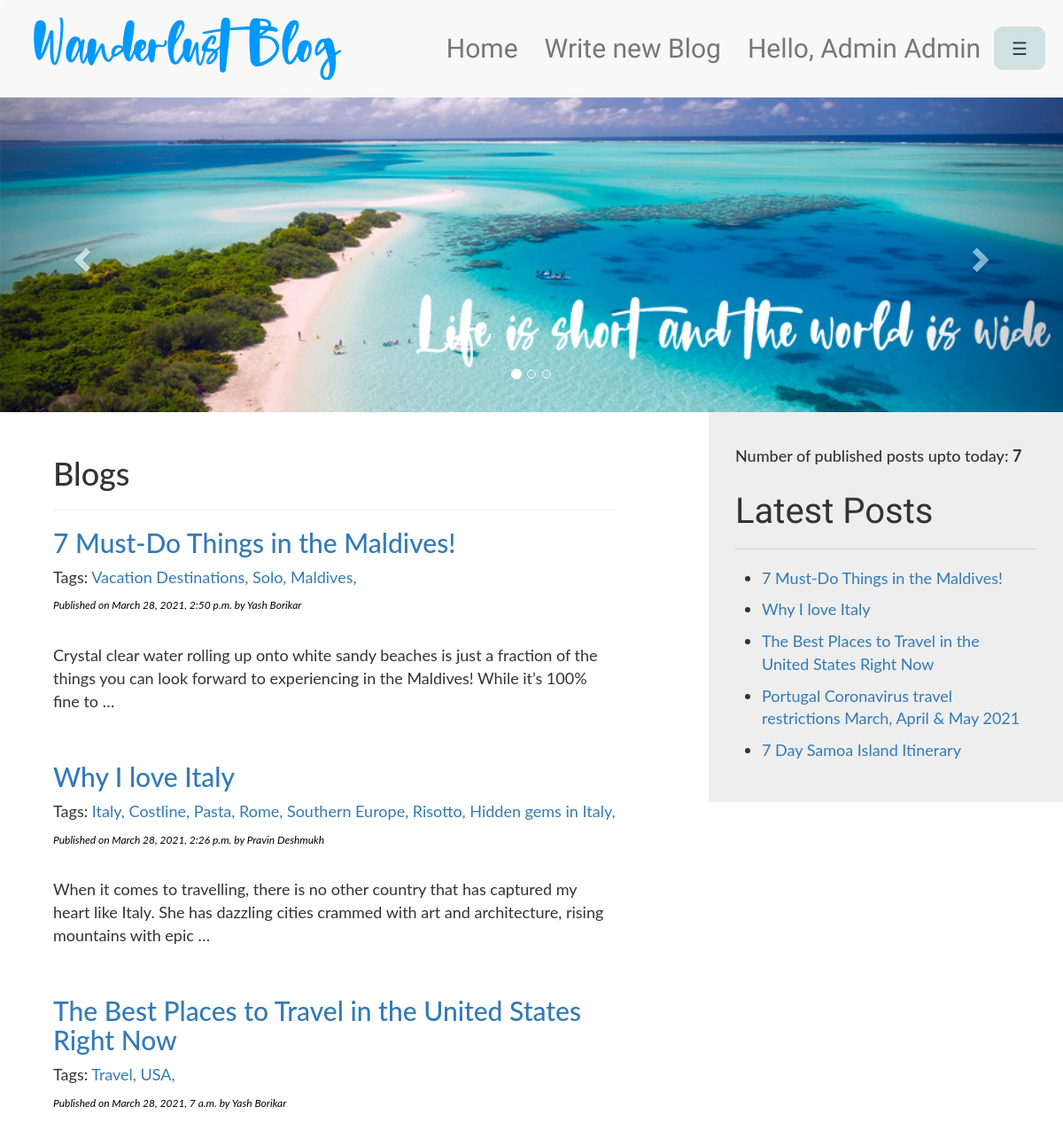
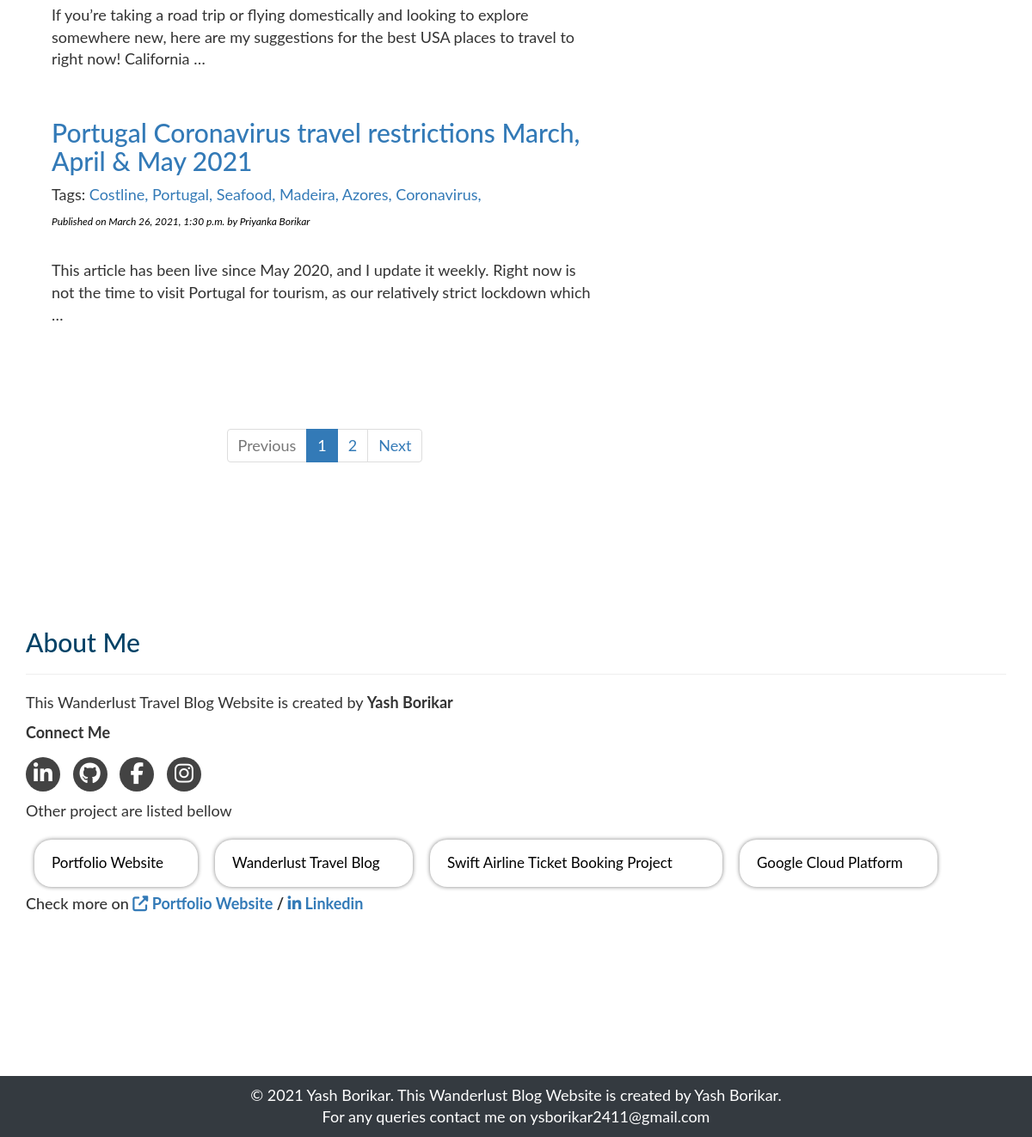
The app's page / (signed in) with its own data (2 pictures, top to bottom).
### BlogApp/models.py (models this page shows, shortened)
class Post(models.Model):
    STATUS_CHOICES = (('1','Draft'), ('2','Published'))
    title = models.CharField(max_length=250)
    slug = models.SlugField(max_length=250, unique_for_date='publish')
    author = models.ForeignKey(User, related_name='blog_posts', on_delete=models.CASCADE)
    body = models.TextField()
    publish = models.DateTimeField(default=timezone.now)
    created = models.DateTimeField(auto_now_add=True)
    updated = models.DateTimeField(auto_now=True)
    status = models.CharField(max_length=2, choices=STATUS_CHOICES, default='2')
    objects = CustomManager()
    tags = TaggableManager()
    class Meta:
        ordering = ('-publish',)
    def get_absolute_url(self):
        return reverse('post_detail', args=[self.publish.year,
                                            self.publish.strftime('%m'),
                                            self.publish.strftime('%d'),
                                            self.slug])

### BlogApp/views.py (the view)
# urls.py: path('', views.index),
def index(request, tag_slug=None):
    post_list=Post.objects.all()
    tag = None
    if tag_slug:
        tag = get_object_or_404(Tag, slug=tag_slug)
        post_list = post_list.filter(tags__in=[tag])
    paginator = Paginator(post_list, 4)
    page_number = request.GET.get('page')
    try:
        post_list = paginator.page(page_number)
    except PageNotAnInteger:
        post_list = paginator.page(1)
    except EmptyPage:
        post_list = paginator.page(paginator.num_pages)
    return render(request,'BlogApp/index.html',{'post_list':post_list, 'tag':tag})

### BlogApp/models.py (called while the page is built)
    def get_queryset(self):
        return super().get_queryset().filter(status='2')

### BlogApp/templatetags/blog_tags.py (called while the page is built)
@register.simple_tag
def total_posts():
    return Post.objects.count()

@register.inclusion_tag('BlogApp/latest_post.html')
def show_latest_posts(count=3):
    latest_posts=Post.objects.order_by('-publish')[:count]
    return {'latest_posts':latest_posts}

### BlogApp/templates/BlogApp/index.html (shortened to what this page needs)
{% extends "BlogApp/base.html" %}
{%load blog_tags%}
{%load static%}
{%block content%}
<div id="myCarousel" class="carousel slide" data-ride="carousel" style="width:100%;">
    <ol class="carousel-indicators">
      <li data-target="#myCarousel" data-slide-to="0" class="active"></li>
      <li data-target="#myCarousel" data-slide-to="1"></li>
      <li data-target="#myCarousel" data-slide-to="2"></li>
    </ol>
    <div class="carousel-inner">
      <div class="item active" >
        <img src="{%static 'BlogApp/images/img3.jpg'%}" style="width:100%;">
      </div>
    </div>
    <a class="left carousel-control" href="#myCarousel" data-slide="prev">
      <span class="glyphicon glyphicon-chevron-left"></span>
    </a>
    <a class="right carousel-control" href="#myCarousel" data-slide="next">
      <span class="glyphicon glyphicon-chevron-right"></span>
    </a>
</div>
<div class="col-sm-4 right-navbar">
    <div class="jumbotron" style="padding: 30px;">
        <h4>Number of published posts upto today:  <b>{%total_posts%}</b></h4>
        <h3 class="latest-post">Latest Posts</h3><hr>
        <p>{% show_latest_posts 5 %}</p>
    </div>
</div>
<div class='container content'>
    <div class="col-sm-7">
        <h1>Blogs</h1><hr>
        {%for post in post_list %}
            <h2><a href="{{post.get_absolute_url}}" style="text-decoration: none;">{{post.title}}</a></h2>
            <p>Tags:
                {%for tag in post.tags.all %}
                    <a href="{%url "post_list_by_tag_name" tag.slug %}" >{{tag.name}},</a>
                {%endfor%}
            </p>
            <p id='date'>Published on {{post.publish}} by {{post.author.first_name|title}} {{post.author.last_name|title}}</p><br>
            {{post.body|truncatewords:30|linebreaks}}<br>
        {%endfor%}
        <div align="center" style="margin-top: 10%;">{% include 'BlogApp/pagination.html' with page=post_list %}</div><br>
    </div>
</div>
<div class="container" style="margin-top:10%; width:100%;">
<div class="col-sm-12" style="font-size: 18px;">
    <h1 style="color: #004266; font-size: 30px;">About Me</h1><hr>
    <p> This Wanderlust Travel Blog Website is created by <b>Yash Borikar</b> </p>
    <p><b>Connect Me</b></p>
    <ul class="social-index list-inline">
        <li><a href="https://www.linkedin.com/in/ysborikar2411" target="_blank"><i class="fa fa-linkedin"></i></a></li>
        <li><a href="https://github.com/yashb24" target="_blank"><i class="fa fa-github"></i></a></li>
        <li><a href="https://www.facebook.com/yash.borikar.1" target="_blank"><i class="fa fa-facebook"></i></a></li>
        <li><a href="https://www.instagram.com/ysborikar2411/" target="_blank"><i class="fa fa-instagram"></i></a></li>
    </ul>
    <p>Other project are listed bellow</p>
    <a style="text-decoration: none; color:black;" href="https://ysborikar2411.github.io/portfolio/" target="_blank">
    <div class="col-sm-2 projects">
        <p>Portfolio Website</p>
    </div>
    </a>
    <a style="text-decoration: none; color:black;" href="">
    <div class="col-sm-2 projects" style="width: 230px;">
        <p>Wanderlust Travel Blog</p>
    </div>
    </a>
    <a style="text-decoration: none; color:black;" href="" target="_blank">
    <div class="col-sm-2 projects" style="width: 340px;">
        <p>Swift Airline Ticket Booking Project</p>
    </div>
    </a>
    <a style="text-decoration: none; color:black;" href="https://www.linkedin.com/pulse/deploying-containerized-multi-tier-database-using-services-borikar/?trackingId=%2FxMdMWkbv9aNeePtsU4ALw%3D%3D" target="_blank">
    <div class="col-sm-2 projects" style="width: 230px;">
        <p>Google Cloud Platform</p>
    </div>
    </a>
</div>
    <h4 style="margin-left: 15px;">Check more on <b><a href="https://ysborikar2411.github.io/portfolio/" target="_blank"><i class="fas fa-external-link-alt"></i> Portfolio Website</a> / <a href="https://www.linkedin.com/in/ysborikar2411" target="_blank"><i class="fab fa-linkedin-in"></i> Linkedin</a></b></h4>
</div>
{%endblock content%}

### BlogApp/templates/BlogApp/base.html (shortened to what this page needs)
{%load static%}
<!DOCTYPE html>
<html lang="en">
<head>
    <link rel="stylesheet" href="https://maxcdn.bootstrapcdn.com/bootstrap/3.3.7/css/bootstrap.min.css">
    <link rel='stylesheet' href="{% static 'BlogApp/css/styles.css' %}">
</head>
<body>
    <nav class='navbar navbar-default navstyle'>
        <div class="container-fluid headercontainer">
            <div class="navbar-header">
               <a href="/" class="pull-left"><img src="{% static 'BlogApp/images/logo.png' %}"  id="logo-img" class="hidden-xs"></a>
            </div>
            <ul class='nav navbar-nav navbar-right pull-right'>
                <li><a href="/">Home</a></li>
                {% if request.user.is_active%}
                <li><a href="/create-post/">Write new Blog</a></li>
                <li><a>Hello, {{request.user.first_name}} {{request.user.last_name}}</a></li>
                {%endif%}
                <button class="openbtn" onclick="openNav()" style="margin-top: 30px;">☰</button>
            </ul>
        </div>
    </nav>
    {%block content%}
    {%endblock%}
    <footer>
            <p>&copy; 2021 Yash Borikar. This Wanderlust Blog Website is created by Yash Borikar.</p>
            <p>For any queries contact me on ysborikar2411@gmail.com</p>
    </footer>
</body>
</html>

### BlogApp/templates/BlogApp/latest_post.html
<ul style="padding-left: 20px;">
    {% for post in latest_posts %}
        <li style="margin: 10px;">
            <a href="{{post.get_absolute_url}}" style="text-decoration: none;">{{post.title}}</a>
        </li>
    {% endfor %}
</ul>

### BlogApp/static/BlogApp/css/styles.css (style rules this page uses)
body { font-family: 'Noto Serif KR', Lato; font-size: 18px; }
#logo-img { width: 350px; height: 70px; margin: 20px 20px 20px 0; }
.navstyle { margin: 0px; border: 0px; }
.headercontainer { margin-left: 20px; margin-right: 20px; }
.headercontainer li a { margin-top: 30px; font-family: 'Cookie', Lato; font-size: 30px; }
.openbtn { font-size: 20px; cursor:pointer; background-color: #d1e0e0; color: #293d3d; padding: 10px 20px; border: none; border-radius: 10px; }
.social-index a { background: #434343; margin-top: 5px; width: 40px; height: 40px; display: inline-block; border-radius: 50%; color: #fff; text-align: center; padding: 7px 0px 0px 0px; transition: 0.3s; }
.social-index a .fa { font-size:25px; }
.projects { font-size: 17px; width:190px; height: 55px; background: white; padding: 15px 20px 20px 20px; margin: 10px; border-radius: 20px; box-shadow: 0px 0px 5px grey; }
.right-navbar { float: right; padding-top: 20px; padding: 0px; height: 100%; }
.latest-post { font-family: 'Cookie'; font-size: 40px; margin-top: 30px; }
.content { margin-top: 30px; margin-left: 30px; }
#date { color:black; font-size:12px; font-style: italic; }
footer { background: #343a40; color: #fff; padding: 10px; margin-left: 0px; margin-top: 10em; }
footer p { margin-top: 0; margin-bottom: 0; text-align: center; }

### records on screen
Post: title "7 Must-Do Things in the Maldives!", publish "March 28, 2021, 2:50 p.m.", author.first_name "Yash", author.last_name "Borikar", body "Crystal clear water rolling up onto white sandy beaches is just a fraction of the things you can look forward to experiencing in the Maldives! While it’s 100% fine to …"
Post: title "Why I love Italy", publish "March 28, 2021, 2:26 p.m.", author.first_name "Pravin", author.last_name "Deshmukh", body "When it comes to travelling, there is no other country that has captured my heart like Italy. She has dazzling cities crammed with art and architecture, rising mountains with epic …"
Post: title "The Best Places to Travel in the United States Right Now", publish "March 28, 2021, 7 a.m.", author.first_name "Yash", author.last_name "Borikar", body "If you’re taking a road trip or flying domestically and looking to explore somewhere new, here are my suggestions for the best USA places to travel to right now! California …"
Post: title "Portugal Coronavirus travel restrictions March, April & May 2021", publish "March 26, 2021, 1:30 p.m.", author.first_name "Priyanka", author.last_name "Borikar", body "This article has been live since May 2020, and I update it weekly. Right now is not the time to visit Portugal for tourism, as our relatively strict lockdown which …"
Post: title "7 Day Samoa Island Itinerary"
Tag: name "Vacation Destinations"
Tag: name "Solo"
Tag: name "Maldives"
Tag: name "Italy"
Tag: name "Costline"
Tag: name "Pasta"
Tag: name "Rome"
Tag: name "Southern Europe"
Tag: name "Risotto"
Tag: name "Hidden gems in Italy"
Tag: name "Travel"
Tag: name "USA"
Tag: name "Portugal"
Tag: name "Seafood"
Tag: name "Madeira"
Tag: name "Azores"
Tag: name "Coronavirus"

### other values on screen
{{ request.user.first_name }} "Admin"
{{ request.user.last_name }} "Admin"
{{ i }} "1"
{{ i }} "2"
